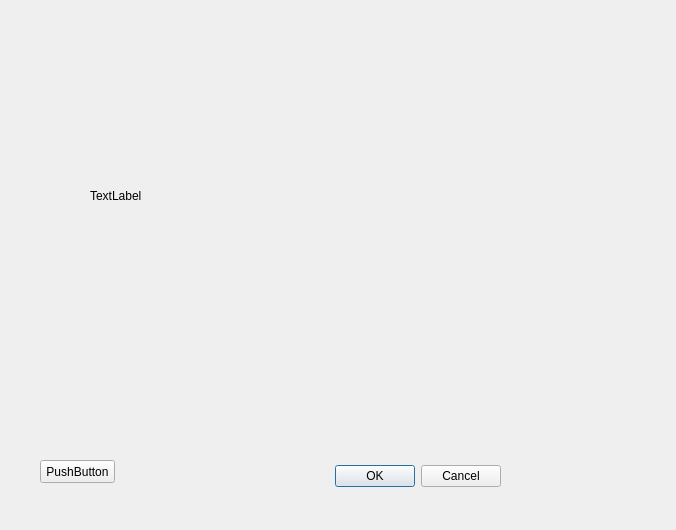
<?xml version="1.0" encoding="UTF-8"?>
<ui version="4.0">
 <class>Mapa</class>
 <widget class="QDialog" name="Mapa">
  <property name="geometry">
   <rect>
    <x>0</x>
    <y>0</y>
    <width>676</width>
    <height>530</height>
   </rect>
  </property>
  <property name="windowTitle">
   <string>Dialog</string>
  </property>
  <widget class="QDialogButtonBox" name="buttonBox">
   <property name="geometry">
    <rect>
     <x>160</x>
     <y>460</y>
     <width>341</width>
     <height>32</height>
    </rect>
   </property>
   <property name="orientation">
    <enum>Qt::Horizontal</enum>
   </property>
   <property name="standardButtons">
    <set>QDialogButtonBox::Cancel|QDialogButtonBox::Ok</set>
   </property>
  </widget>
  <widget class="QPushButton" name="pushButton">
   <property name="geometry">
    <rect>
     <x>40</x>
     <y>460</y>
     <width>75</width>
     <height>23</height>
    </rect>
   </property>
   <property name="text">
    <string>PushButton</string>
   </property>
  </widget>
  <widget class="QLabel" name="mapLabel">
   <property name="geometry">
    <rect>
     <x>90</x>
     <y>40</y>
     <width>441</width>
     <height>311</height>
    </rect>
   </property>
   <property name="text">
    <string>TextLabel</string>
   </property>
  </widget>
 </widget>
 <resources/>
 <connections>
  <connection>
   <sender>buttonBox</sender>
   <signal>accepted()</signal>
   <receiver>Mapa</receiver>
   <slot>accept()</slot>
   <hints>
    <hint type="sourcelabel">
     <x>248</x>
     <y>254</y>
    </hint>
    <hint type="destinationlabel">
     <x>157</x>
     <y>274</y>
    </hint>
   </hints>
  </connection>
  <connection>
   <sender>buttonBox</sender>
   <signal>rejected()</signal>
   <receiver>Mapa</receiver>
   <slot>reject()</slot>
   <hints>
    <hint type="sourcelabel">
     <x>316</x>
     <y>260</y>
    </hint>
    <hint type="destinationlabel">
     <x>286</x>
     <y>274</y>
    </hint>
   </hints>
  </connection>
 </connections>
</ui>
